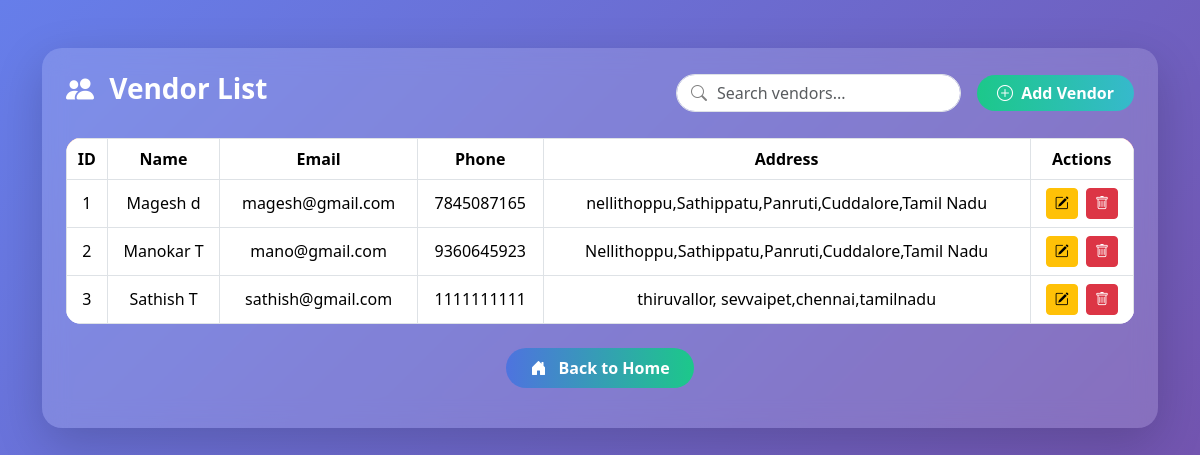
Screenshot of /api/vendor/list/ (signed in) with the database file from the repository.
### vendorapp/models.py (models this page shows)
class Vendor(models.Model):
    name = models.CharField(max_length=100)
    email = models.EmailField()
    phone = models.CharField(max_length=15)
    address = models.TextField()

### vendorapp/views.py (the view)
# urls.py: path('vendor/list/', views.vendor_list, name="vendor_list"),
@login_required(login_url='login')
def vendor_list(request):
    vendors = Vendor.objects.all()
    return render(request, 'vendor_list.html', {'vendors': vendors})

### templates/vendor_list.html (shortened to what this page needs)
{% load static %}
<!DOCTYPE html>
<html>
<head>
    <link href="https://cdn.jsdelivr.net/npm/bootstrap@5.3.2/dist/css/bootstrap.min.css" rel="stylesheet">
    <link href="https://cdn.jsdelivr.net/npm/bootstrap-icons@1.11.1/font/bootstrap-icons.css" rel="stylesheet">
</head>
<body>
<div class="container mt-5">
    <div class="vendor-card p-4 shadow-lg">
        <div class="d-flex justify-content-between align-items-center mb-4 flex-wrap gap-3">
            <h3 class="fw-bold text-white">
                <i class="bi bi-people-fill me-2"></i> Vendor List
            </h3>
            <div class="d-flex gap-3 align-items-center">
                <div class="search-box">
                    <i class="bi bi-search"></i>
                    <input type="text" id="searchInput"
                           class="form-control"
                           placeholder="Search vendors...">
                </div>
                <a href="{% url 'vendor_form' %}" class="btn btn-add">
                    <i class="bi bi-plus-circle me-1"></i> Add Vendor
                </a>
            </div>
        </div>
        <div class="table-responsive">
            <table class="table table-bordered text-center align-middle" id="vendorTable">
                <thead>
                    <tr>
                        <th>ID</th>
                        <th>Name</th>
                        <th>Email</th>
                        <th>Phone</th>
                        <th>Address</th>
                        <th>Actions</th>
                    </tr>
                </thead>
                <tbody>
                    {% for v in vendors %}
                    <tr>
                        <td>{{ v.id }}</td>
                        <td>{{ v.name }}</td>
                        <td>{{ v.email }}</td>
                        <td>{{ v.phone }}</td>
                        <td>{{ v.address }}</td>
                        <td>
                            <a href="{% url 'vendor_edit' v.id %}"
                               class="btn btn-warning btn-sm me-1">
                               <i class="bi bi-pencil-square"></i>
                            </a>
                            <a href="{% url 'vendor_delete' v.id %}"
                               class="btn btn-danger btn-sm"
                               onclick="return confirm('Are you sure you want to delete this vendor?');">
                               <i class="bi bi-trash"></i>
                            </a>
                        </td>
                    </tr>
                    {% empty %}
                    <tr>
                        <td colspan="6" class="text-muted">
                            No vendors available
                        </td>
                    </tr>
                    {% endfor %}
                </tbody>
            </table>
            <div class="text-center mt-4">
                <a href="{% url 'dashboard' %}" class="btn btn-home px-4 mb-3">
                    <i class="bi bi-house-door-fill me-2"></i> Back to Home
                </a>
            </div>
        </div>
    </div>
</div>
</body>
</html>

### templates/vendor_list.html (style rules this page uses)
body { background: linear-gradient(135deg, #667eea, #764ba2); min-height: 100vh; font-family: 'Segoe UI', sans-serif; }
.vendor-card { border-radius: 20px; background: rgba(255,255,255,0.15); backdrop-filter: blur(12px); border: none; box-shadow: 0 15px 40px rgba(0,0,0,0.3); color: white; }
.table { background: white; border-radius: 15px; overflow: hidden; }
.table thead { background: linear-gradient(90deg, #ff9966, #ff5e62); color: white; }
.btn-add { background: linear-gradient(90deg, #1cc88a, #36b9cc); border: none; border-radius: 25px; color: white; font-weight: 600; padding: 6px 20px; }
.search-box { position: relative; max-width: 300px; }
.search-box input { border-radius: 25px; padding-left: 40px; }
.search-box i { position: absolute; top: 50%; left: 15px; transform: translateY(-50%); color: gray; }
.btn-home { background: linear-gradient(90deg, #4e73df, #1cc88a); border: none; border-radius: 25px; font-weight: 600; color: white; padding: 8px 25px; transition: 0.3s; }

### rows the page displays
Vendor: id "1", name "Magesh d", email "magesh@gmail.com", phone "7845087165", address "nellithoppu,Sathippatu,Panruti,Cuddalore,Tamil Nadu"
Vendor: id "2", name "Manokar T", email "mano@gmail.com", phone "9360645923", address "Nellithoppu,Sathippatu,Panruti,Cuddalore,Tamil Nadu"
Vendor: id "3", name "Sathish T", email "sathish@gmail.com", phone "1111111111", address "thiruvallor, sevvaipet,chennai,tamilnadu"
